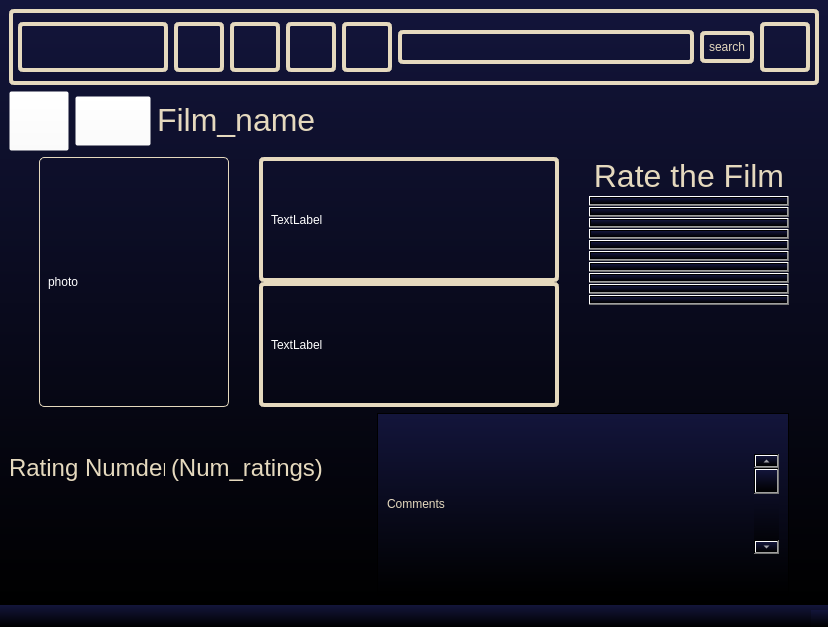
<?xml version="1.0" encoding="UTF-8"?>
<ui version="4.0">
 <class>FilmPage</class>
 <widget class="QMainWindow" name="FilmPage">
  <property name="geometry">
   <rect>
    <x>0</x>
    <y>0</y>
    <width>828</width>
    <height>627</height>
   </rect>
  </property>
  <property name="windowTitle">
   <string>MainWindow</string>
  </property>
  <property name="styleSheet">
   <string notr="true">background: qlineargradient(spread: pad, x1: 0, y1: 1, x2: 0, y2: 0, stop: 0 rgb(0, 0, 0), stop: 1 rgb(19, 21, 59));
color: white;</string>
  </property>
  <widget class="QWidget" name="centralwidget">
   <layout class="QVBoxLayout" name="verticalLayout">
    <item>
     <layout class="QHBoxLayout" name="horizontalLayout">
      <item>
       <widget class="QWidget" name="widget" native="true">
        <property name="sizePolicy">
         <sizepolicy hsizetype="Preferred" vsizetype="Fixed">
          <horstretch>0</horstretch>
          <verstretch>76</verstretch>
         </sizepolicy>
        </property>
        <property name="minimumSize">
         <size>
          <width>0</width>
          <height>76</height>
         </size>
        </property>
        <property name="maximumSize">
         <size>
          <width>16777215</width>
          <height>76</height>
         </size>
        </property>
        <property name="toolTip">
         <string/>
        </property>
        <property name="toolTipDuration">
         <number>4</number>
        </property>
        <property name="styleSheet">
         <string notr="true">background-color: rgba(255, 255, 255, 0);
border: 4px solid rgb(229, 217, 190);
border-radius: 5px;
padding: 5px;</string>
        </property>
        <layout class="QHBoxLayout" name="horizontalLayout_2">
         <item>
          <widget class="QLabel" name="label">
           <property name="sizePolicy">
            <sizepolicy hsizetype="Preferred" vsizetype="Fixed">
             <horstretch>0</horstretch>
             <verstretch>0</verstretch>
            </sizepolicy>
           </property>
           <property name="minimumSize">
            <size>
             <width>150</width>
             <height>50</height>
            </size>
           </property>
           <property name="styleSheet">
            <string notr="true">border-image: url(:/rec/Pics/LogoRem.png);</string>
           </property>
           <property name="text">
            <string/>
           </property>
          </widget>
         </item>
         <item>
          <widget class="QPushButton" name="HomeBFI">
           <property name="minimumSize">
            <size>
             <width>0</width>
             <height>50</height>
            </size>
           </property>
           <property name="styleSheet">
            <string notr="true">border-image: url(:/rec/Pics/housenormal.png);</string>
           </property>
           <property name="text">
            <string/>
           </property>
          </widget>
         </item>
         <item>
          <widget class="QPushButton" name="FilmsBFI">
           <property name="minimumSize">
            <size>
             <width>0</width>
             <height>50</height>
            </size>
           </property>
           <property name="styleSheet">
            <string notr="true">border-image: url(:/rec/Pics/Films.png);</string>
           </property>
           <property name="text">
            <string/>
           </property>
          </widget>
         </item>
         <item>
          <widget class="QPushButton" name="TVShowsBFI">
           <property name="minimumSize">
            <size>
             <width>0</width>
             <height>50</height>
            </size>
           </property>
           <property name="styleSheet">
            <string notr="true">border-image: url(:/rec/Pics/TVShows.png);</string>
           </property>
           <property name="text">
            <string/>
           </property>
          </widget>
         </item>
         <item>
          <widget class="QPushButton" name="KidsBFI">
           <property name="minimumSize">
            <size>
             <width>0</width>
             <height>50</height>
            </size>
           </property>
           <property name="styleSheet">
            <string notr="true">border-image: url(:/rec/Pics/Kids.png);</string>
           </property>
           <property name="text">
            <string/>
           </property>
          </widget>
         </item>
         <item>
          <widget class="QLineEdit" name="lineEdit">
           <property name="sizePolicy">
            <sizepolicy hsizetype="Expanding" vsizetype="Fixed">
             <horstretch>0</horstretch>
             <verstretch>0</verstretch>
            </sizepolicy>
           </property>
          </widget>
         </item>
         <item>
          <widget class="QPushButton" name="pushButton_6">
           <property name="styleSheet">
            <string notr="true">color: rgb(229, 217, 190);
</string>
           </property>
           <property name="text">
            <string>search</string>
           </property>
          </widget>
         </item>
         <item>
          <widget class="QPushButton" name="UserPBFI">
           <property name="minimumSize">
            <size>
             <width>0</width>
             <height>50</height>
            </size>
           </property>
           <property name="styleSheet">
            <string notr="true">border-image: url(:/rec/Pics/profile-user.png);</string>
           </property>
           <property name="text">
            <string/>
           </property>
          </widget>
         </item>
        </layout>
       </widget>
      </item>
     </layout>
    </item>
    <item>
     <layout class="QGridLayout" name="gridLayout_3">
      <item row="0" column="0">
       <widget class="QPushButton" name="pushButton_7">
        <property name="sizePolicy">
         <sizepolicy hsizetype="Minimum" vsizetype="Fixed">
          <horstretch>3</horstretch>
          <verstretch>0</verstretch>
         </sizepolicy>
        </property>
        <property name="minimumSize">
         <size>
          <width>60</width>
          <height>60</height>
         </size>
        </property>
        <property name="maximumSize">
         <size>
          <width>50</width>
          <height>60</height>
         </size>
        </property>
        <property name="styleSheet">
         <string notr="true">border-image: url(:/rec/Pics/heart.png);
background-color: rgba(255, 255, 255, 0);</string>
        </property>
        <property name="text">
         <string/>
        </property>
       </widget>
      </item>
      <item row="0" column="3">
       <widget class="QLabel" name="label_6">
        <property name="minimumSize">
         <size>
          <width>610</width>
          <height>30</height>
         </size>
        </property>
        <property name="maximumSize">
         <size>
          <width>16777215</width>
          <height>50</height>
         </size>
        </property>
        <property name="styleSheet">
         <string notr="true">background-color: rgba(255, 255, 255, 0);
color: rgb(229, 217, 190);</string>
        </property>
        <property name="text">
         <string>&lt;html&gt;&lt;head/&gt;&lt;body&gt;&lt;p&gt;&lt;span style=&quot; font-size:24pt;&quot;&gt;Film_name&lt;/span&gt;&lt;/p&gt;&lt;/body&gt;&lt;/html&gt;</string>
        </property>
       </widget>
      </item>
      <item row="0" column="1">
       <widget class="QPushButton" name="pushButton_8">
        <property name="sizePolicy">
         <sizepolicy hsizetype="Preferred" vsizetype="Fixed">
          <horstretch>0</horstretch>
          <verstretch>0</verstretch>
         </sizepolicy>
        </property>
        <property name="minimumSize">
         <size>
          <width>0</width>
          <height>50</height>
         </size>
        </property>
        <property name="maximumSize">
         <size>
          <width>76</width>
          <height>50</height>
         </size>
        </property>
        <property name="styleSheet">
         <string notr="true">background-color: rgba(255, 255, 255, 0);
border-image: url(:/rec/Pics/плюс.png);</string>
        </property>
        <property name="text">
         <string/>
        </property>
        <property name="autoDefault">
         <bool>false</bool>
        </property>
       </widget>
      </item>
     </layout>
    </item>
    <item>
     <layout class="QGridLayout" name="gridLayout" columnminimumwidth="0,0,0">
      <property name="leftMargin">
       <number>30</number>
      </property>
      <property name="rightMargin">
       <number>30</number>
      </property>
      <property name="horizontalSpacing">
       <number>30</number>
      </property>
      <item row="0" column="1">
       <layout class="QVBoxLayout" name="verticalLayout_2">
        <item>
         <widget class="QLabel" name="label_3">
          <property name="sizePolicy">
           <sizepolicy hsizetype="Preferred" vsizetype="Preferred">
            <horstretch>0</horstretch>
            <verstretch>0</verstretch>
           </sizepolicy>
          </property>
          <property name="minimumSize">
           <size>
            <width>300</width>
            <height>100</height>
           </size>
          </property>
          <property name="maximumSize">
           <size>
            <width>900</width>
            <height>16777215</height>
           </size>
          </property>
          <property name="styleSheet">
           <string notr="true">background-color: rgba(255, 255, 255, 0);
border: 4px solid rgb(229, 217, 190);
border-radius: 5px;
padding: 5px;</string>
          </property>
          <property name="text">
           <string>TextLabel</string>
          </property>
         </widget>
        </item>
        <item>
         <widget class="QLabel" name="label_9">
          <property name="styleSheet">
           <string notr="true">background-color: rgba(255, 255, 255, 0);
border: 4px solid rgb(229, 217, 190);
border-radius: 5px;
padding: 5px;</string>
          </property>
          <property name="text">
           <string>TextLabel</string>
          </property>
         </widget>
        </item>
       </layout>
      </item>
      <item row="0" column="0">
       <widget class="QLabel" name="label_2">
        <property name="sizePolicy">
         <sizepolicy hsizetype="Preferred" vsizetype="Expanding">
          <horstretch>0</horstretch>
          <verstretch>0</verstretch>
         </sizepolicy>
        </property>
        <property name="minimumSize">
         <size>
          <width>180</width>
          <height>250</height>
         </size>
        </property>
        <property name="maximumSize">
         <size>
          <width>400</width>
          <height>16777215</height>
         </size>
        </property>
        <property name="styleSheet">
         <string notr="true">background-color: rgba(255, 255, 255, 0);
border: 1px solid rgb(229, 217, 190);
border-radius: 5px;
padding: 5px;</string>
        </property>
        <property name="text">
         <string>photo</string>
        </property>
       </widget>
      </item>
      <item row="0" column="2">
       <layout class="QVBoxLayout" name="verticalLayout_3">
        <property name="bottomMargin">
         <number>90</number>
        </property>
        <item>
         <widget class="QLabel" name="label_8">
          <property name="sizePolicy">
           <sizepolicy hsizetype="Preferred" vsizetype="Fixed">
            <horstretch>0</horstretch>
            <verstretch>39</verstretch>
           </sizepolicy>
          </property>
          <property name="styleSheet">
           <string notr="true">background-color: rgba(255, 255, 255, 0);
color: rgb(229, 217, 190);</string>
          </property>
          <property name="text">
           <string>&lt;html&gt;&lt;head/&gt;&lt;body&gt;&lt;p align=&quot;center&quot;&gt;&lt;span style=&quot; font-size:24pt;&quot;&gt;Rate the Film&lt;/span&gt;&lt;/p&gt;&lt;/body&gt;&lt;/html&gt;</string>
          </property>
          <property name="alignment">
           <set>Qt::AlignBottom|Qt::AlignLeading|Qt::AlignLeft</set>
          </property>
         </widget>
        </item>
        <item>
         <widget class="QPushButton" name="pushButton">
          <property name="minimumSize">
           <size>
            <width>200</width>
            <height>0</height>
           </size>
          </property>
          <property name="maximumSize">
           <size>
            <width>250</width>
            <height>10</height>
           </size>
          </property>
          <property name="styleSheet">
           <string notr="true">border-image: url(:/rec/Pics/звезды (11).png);</string>
          </property>
          <property name="text">
           <string/>
          </property>
         </widget>
        </item>
        <item>
         <widget class="QPushButton" name="pushButton_3">
          <property name="minimumSize">
           <size>
            <width>200</width>
            <height>0</height>
           </size>
          </property>
          <property name="maximumSize">
           <size>
            <width>250</width>
            <height>10</height>
           </size>
          </property>
          <property name="styleSheet">
           <string notr="true">border-image: url(:/rec/Pics/звезды (10).png);</string>
          </property>
          <property name="text">
           <string/>
          </property>
         </widget>
        </item>
        <item>
         <widget class="QPushButton" name="pushButton_9">
          <property name="minimumSize">
           <size>
            <width>200</width>
            <height>0</height>
           </size>
          </property>
          <property name="maximumSize">
           <size>
            <width>250</width>
            <height>10</height>
           </size>
          </property>
          <property name="styleSheet">
           <string notr="true">border-image: url(:/rec/Pics/звезды (9).png);</string>
          </property>
          <property name="text">
           <string/>
          </property>
         </widget>
        </item>
        <item>
         <widget class="QPushButton" name="pushButton_5">
          <property name="minimumSize">
           <size>
            <width>200</width>
            <height>0</height>
           </size>
          </property>
          <property name="maximumSize">
           <size>
            <width>250</width>
            <height>10</height>
           </size>
          </property>
          <property name="styleSheet">
           <string notr="true">border-image: url(:/rec/Pics/звезды (8).png);</string>
          </property>
          <property name="text">
           <string/>
          </property>
         </widget>
        </item>
        <item>
         <widget class="QPushButton" name="pushButton_11">
          <property name="minimumSize">
           <size>
            <width>200</width>
            <height>0</height>
           </size>
          </property>
          <property name="maximumSize">
           <size>
            <width>250</width>
            <height>10</height>
           </size>
          </property>
          <property name="styleSheet">
           <string notr="true">border-image: url(:/rec/Pics/звезды (7).png);</string>
          </property>
          <property name="text">
           <string/>
          </property>
         </widget>
        </item>
        <item>
         <widget class="QPushButton" name="pushButton_12">
          <property name="minimumSize">
           <size>
            <width>200</width>
            <height>0</height>
           </size>
          </property>
          <property name="maximumSize">
           <size>
            <width>250</width>
            <height>10</height>
           </size>
          </property>
          <property name="styleSheet">
           <string notr="true">border-image: url(:/rec/Pics/звезды (6).png);</string>
          </property>
          <property name="text">
           <string/>
          </property>
         </widget>
        </item>
        <item>
         <widget class="QPushButton" name="pushButton_14">
          <property name="minimumSize">
           <size>
            <width>200</width>
            <height>0</height>
           </size>
          </property>
          <property name="maximumSize">
           <size>
            <width>250</width>
            <height>10</height>
           </size>
          </property>
          <property name="styleSheet">
           <string notr="true">border-image: url(:/rec/Pics/звезды (5).png);</string>
          </property>
          <property name="text">
           <string/>
          </property>
         </widget>
        </item>
        <item>
         <widget class="QPushButton" name="pushButton_13">
          <property name="minimumSize">
           <size>
            <width>200</width>
            <height>0</height>
           </size>
          </property>
          <property name="maximumSize">
           <size>
            <width>250</width>
            <height>10</height>
           </size>
          </property>
          <property name="styleSheet">
           <string notr="true">border-image: url(:/rec/Pics/звезды (4).png);</string>
          </property>
          <property name="text">
           <string/>
          </property>
         </widget>
        </item>
        <item>
         <widget class="QPushButton" name="pushButton_10">
          <property name="minimumSize">
           <size>
            <width>200</width>
            <height>0</height>
           </size>
          </property>
          <property name="maximumSize">
           <size>
            <width>250</width>
            <height>10</height>
           </size>
          </property>
          <property name="styleSheet">
           <string notr="true">border-image: url(:/rec/Pics/звезды (3).png);</string>
          </property>
          <property name="text">
           <string/>
          </property>
         </widget>
        </item>
        <item>
         <widget class="QPushButton" name="pushButton_4">
          <property name="minimumSize">
           <size>
            <width>200</width>
            <height>0</height>
           </size>
          </property>
          <property name="maximumSize">
           <size>
            <width>250</width>
            <height>10</height>
           </size>
          </property>
          <property name="styleSheet">
           <string notr="true">border-image: url(:/rec/Pics/звезды (2).png);</string>
          </property>
          <property name="text">
           <string/>
          </property>
         </widget>
        </item>
       </layout>
      </item>
     </layout>
    </item>
    <item>
     <layout class="QGridLayout" name="gridLayout_2">
      <property name="leftMargin">
       <number>0</number>
      </property>
      <property name="rightMargin">
       <number>30</number>
      </property>
      <item row="0" column="2">
       <widget class="QLabel" name="label_7">
        <property name="sizePolicy">
         <sizepolicy hsizetype="Preferred" vsizetype="Fixed">
          <horstretch>0</horstretch>
          <verstretch>100</verstretch>
         </sizepolicy>
        </property>
        <property name="minimumSize">
         <size>
          <width>200</width>
          <height>70</height>
         </size>
        </property>
        <property name="maximumSize">
         <size>
          <width>100</width>
          <height>100</height>
         </size>
        </property>
        <property name="styleSheet">
         <string notr="true">background-color: rgba(255, 255, 255, 0);
color: rgb(229, 217, 190);</string>
        </property>
        <property name="text">
         <string>&lt;html&gt;&lt;head/&gt;&lt;body&gt;&lt;p&gt;&lt;span style=&quot; font-size:18pt;&quot;&gt;(Num_ratings)&lt;/span&gt;&lt;/p&gt;&lt;/body&gt;&lt;/html&gt;</string>
        </property>
        <property name="alignment">
         <set>Qt::AlignLeading|Qt::AlignLeft|Qt::AlignTop</set>
        </property>
       </widget>
      </item>
      <item row="0" column="1">
       <widget class="QLabel" name="label_5">
        <property name="sizePolicy">
         <sizepolicy hsizetype="Preferred" vsizetype="Fixed">
          <horstretch>0</horstretch>
          <verstretch>100</verstretch>
         </sizepolicy>
        </property>
        <property name="minimumSize">
         <size>
          <width>0</width>
          <height>70</height>
         </size>
        </property>
        <property name="maximumSize">
         <size>
          <width>80</width>
          <height>100</height>
         </size>
        </property>
        <property name="styleSheet">
         <string notr="true">background-color: rgba(255, 255, 255, 0);
color: rgb(229, 217, 190);</string>
        </property>
        <property name="text">
         <string>&lt;html&gt;&lt;head/&gt;&lt;body&gt;&lt;p&gt;&lt;span style=&quot; font-size:18pt;&quot;&gt;Numder&lt;/span&gt;&lt;/p&gt;&lt;/body&gt;&lt;/html&gt;</string>
        </property>
        <property name="alignment">
         <set>Qt::AlignLeading|Qt::AlignLeft|Qt::AlignTop</set>
        </property>
       </widget>
      </item>
      <item row="0" column="0">
       <widget class="QLabel" name="label_4">
        <property name="sizePolicy">
         <sizepolicy hsizetype="Preferred" vsizetype="Fixed">
          <horstretch>0</horstretch>
          <verstretch>100</verstretch>
         </sizepolicy>
        </property>
        <property name="minimumSize">
         <size>
          <width>0</width>
          <height>70</height>
         </size>
        </property>
        <property name="maximumSize">
         <size>
          <width>70</width>
          <height>100</height>
         </size>
        </property>
        <property name="styleSheet">
         <string notr="true">background-color: rgba(255, 255, 255, 0);
color: rgb(229, 217, 190);</string>
        </property>
        <property name="text">
         <string>&lt;html&gt;&lt;head/&gt;&lt;body&gt;&lt;p&gt;&lt;span style=&quot; font-size:18pt;&quot;&gt;Rating:&lt;/span&gt;&lt;/p&gt;&lt;/body&gt;&lt;/html&gt;</string>
        </property>
        <property name="alignment">
         <set>Qt::AlignLeading|Qt::AlignLeft|Qt::AlignTop</set>
        </property>
       </widget>
      </item>
      <item row="0" column="3">
       <widget class="QScrollArea" name="scrollArea">
        <property name="sizePolicy">
         <sizepolicy hsizetype="MinimumExpanding" vsizetype="MinimumExpanding">
          <horstretch>100</horstretch>
          <verstretch>0</verstretch>
         </sizepolicy>
        </property>
        <property name="maximumSize">
         <size>
          <width>850</width>
          <height>200</height>
         </size>
        </property>
        <property name="widgetResizable">
         <bool>true</bool>
        </property>
        <widget class="QWidget" name="scrollAreaWidgetContents">
         <property name="geometry">
          <rect>
           <x>0</x>
           <y>0</y>
           <width>431</width>
           <height>116</height>
          </rect>
         </property>
         <layout class="QGridLayout" name="gridLayout_4">
          <item row="0" column="0">
           <widget class="QLabel" name="label_10">
            <property name="sizePolicy">
             <sizepolicy hsizetype="Preferred" vsizetype="Preferred">
              <horstretch>0</horstretch>
              <verstretch>0</verstretch>
             </sizepolicy>
            </property>
            <property name="maximumSize">
             <size>
              <width>875</width>
              <height>100</height>
             </size>
            </property>
            <property name="styleSheet">
             <string notr="true">background-color: rgba(255, 255, 255, 0);
color: rgb(229, 217, 190);</string>
            </property>
            <property name="text">
             <string>Comments</string>
            </property>
           </widget>
          </item>
          <item row="0" column="1">
           <widget class="QScrollBar" name="verticalScrollBar">
            <property name="maximumSize">
             <size>
              <width>25</width>
              <height>16777215</height>
             </size>
            </property>
            <property name="orientation">
             <enum>Qt::Vertical</enum>
            </property>
           </widget>
          </item>
         </layout>
        </widget>
       </widget>
      </item>
     </layout>
    </item>
   </layout>
  </widget>
  <widget class="QMenuBar" name="menubar">
   <property name="geometry">
    <rect>
     <x>0</x>
     <y>0</y>
     <width>828</width>
     <height>36</height>
    </rect>
   </property>
  </widget>
  <widget class="QStatusBar" name="statusbar"/>
 </widget>
 <resources/>
 <connections/>
</ui>
